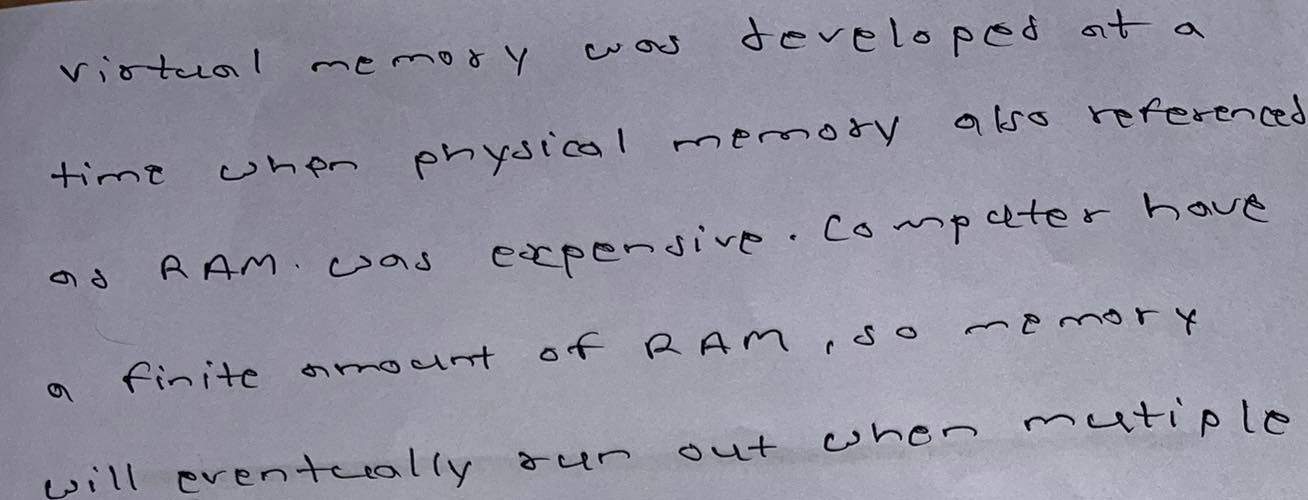
#> input picture writerprediction/training/Prayush Bhattarai.jpg, 1308 x 500 px
$ python -i ImageProcessing.py   (imports and definitions only)
#> lines starting #> are read from the running program, lines starting #| are printed output that depends on the picture; after the words box and inside, x2 and y2 are one past the last pixel; in counts of white or black regions, pixels touching at a corner belong together
import cv2
import numpy as np
import math
import os
from rulinglineremoval import lines_removal
# [206 lines left out: functions remove_blankspace, preprocess_image, resizeandnormalize, line_extraction, line_extraction2, generate_patches and 1 more, not called in this run]

def base_line_detection(image):

    dilate=cv2.dilate(image,kernel=np.ones((10,5),np.uint8),iterations=2)
    coords=cv2.findNonZero(image)
    x, y, w, h = cv2.boundingRect(coords)

    binimg=(dilate.copy().astype(np.float32))/255
    histogram = np.sum(binimg, axis=1)
    kernel_size = 30
    kernel = np.ones(kernel_size) / kernel_size

    # Convolve the signal with the kernel
    histogram = np.convolve(histogram, kernel, mode='same')
    for i in range(max(np.argmax(histogram),y+h//3),len(histogram)):
        if histogram[i]<10: return i
        if histogram[i]<0.4*np.max(histogram) and len(np.where(histogram[i:]>45*np.max(histogram))[0])==0:
            return i


    return y+h

def base_line_correction(gray):
    _,thresh=cv2.threshold(gray,180,255,cv2.THRESH_BINARY_INV)
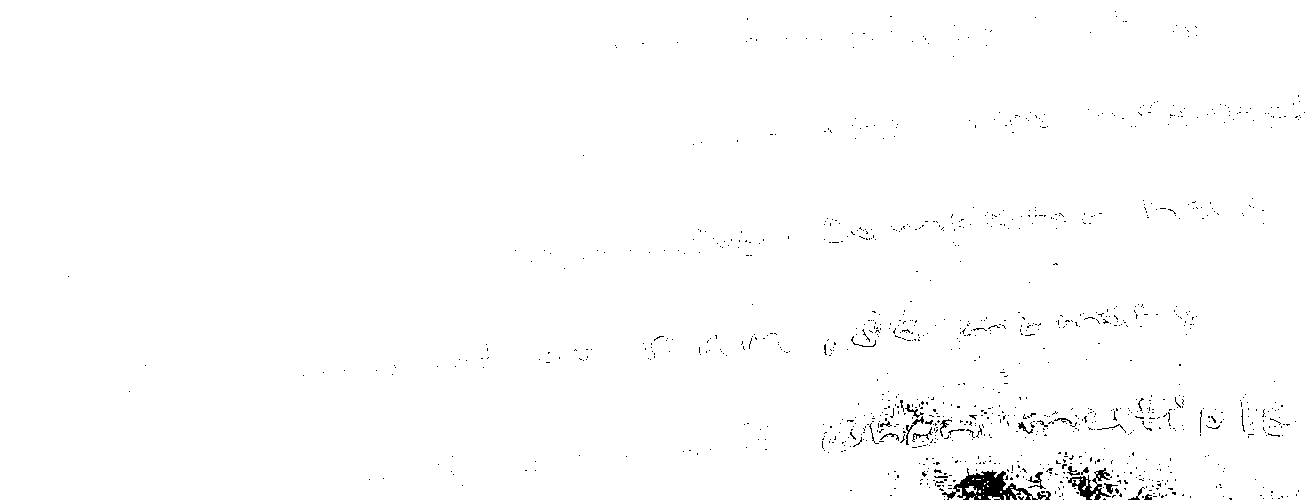
#> thresh: shape (500, 1308); 99.1% white; 1056 black regions (1028 under 20 px), largest, box (x1, y1, x2, y2) and area: (942, 468, 1051, 500) 1362, (1068, 468, 1111, 500) 499, (1028, 472, 1046, 489) 102
    kernel = cv2.getStructuringElement(cv2.MORPH_RECT, (10, 8))
    dilate = cv2.dilate(thresh, kernel, iterations=5)
#> dilate: shape (500, 1308); every value is 255
    imgs=[]
    r=[]
    ind=[]
    threshold=np.transpose(thresh)
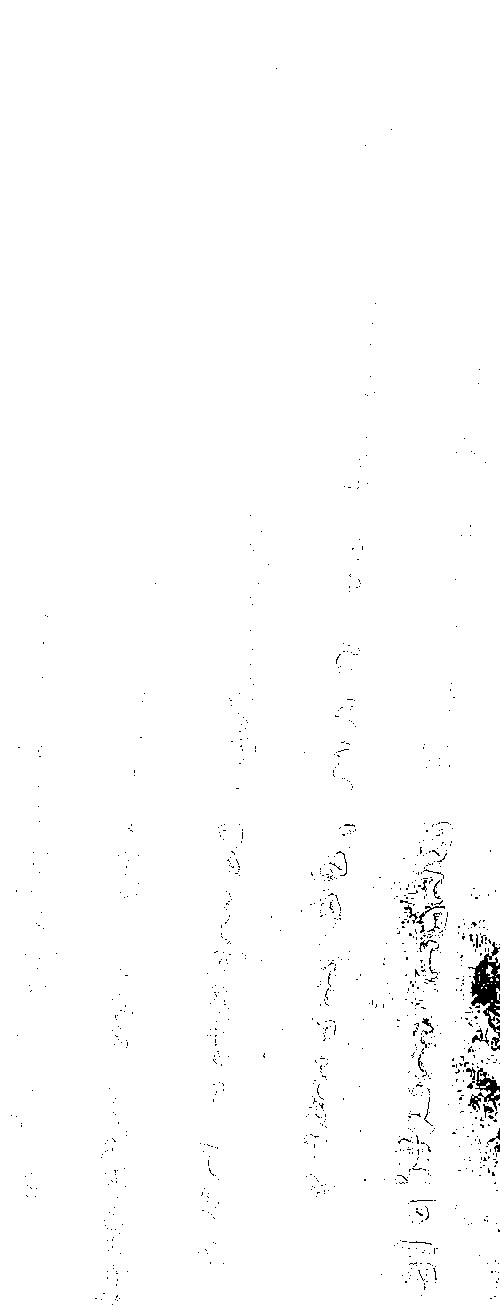
#> threshold: shape (1308, 500); 99.1% white; 1056 black regions (1028 under 20 px), largest, box (x1, y1, x2, y2) and area: (468, 942, 500, 1051) 1362, (468, 1068, 500, 1111) 499, (472, 1028, 489, 1046) 102
    for i,row in enumerate(np.transpose(dilate)):
        if np.all(row == 0):
            if len(r)==0:
                pass
            else:
                imgs.append(np.transpose(np.array(r)))
                r=[]
        else:
            if len(r)==0:
                    ind.append(i)
            r.append(threshold[i])
#> after the loop, imgs = []; ind = [0]
    if len(r)!=0:
        imgs.append(np.transpose(np.array(r)))
    blank_image=np.zeros_like(gray)
#> blank_image: shape (500, 1308); every value is 0
    h,w=gray.shape
#> h = 500; w = 1308
    offset=500
    blank_image=cv2.copyMakeBorder(blank_image, offset, offset, 0, 0, cv2.BORDER_CONSTANT, value=0)
#> blank_image: shape (1500, 1308); every value is 0
    base=base_line_detection(imgs[0])
#> in base_line_detection, `coords=cv2.findNonZero(image)`: coords = contour of 648383 points, box (x1, y1, x2, y2) (0, 0, 1308, 500), area 0
#> in base_line_detection, `x, y, w, h = cv2.boundingRect(coords)`: x = 0; w = 1308; h = 500
#> in base_line_detection, `binimg=(dilate.copy().astype(np.float32))/255`: binimg: shape (500, 1308) float32; every value is 1
#> in base_line_detection, `histogram = np.sum(binimg, axis=1)`: histogram = 500 values from 1308 to 1308
#> in base_line_detection, `kernel = np.ones(kernel_size) / kernel_size`: kernel = 30 values from 0.0333 to 0.0333
#> in base_line_detection, `histogram = np.convolve(histogram, kernel, mode='same')`: histogram = 500 values, max 1308 at index 15, min 654 at index 0, mean 1288.4
#> base = 500
    h,w=imgs[0].shape
    blank_image[offset:offset+h,ind[0]:ind[0]+w]=imgs[0]
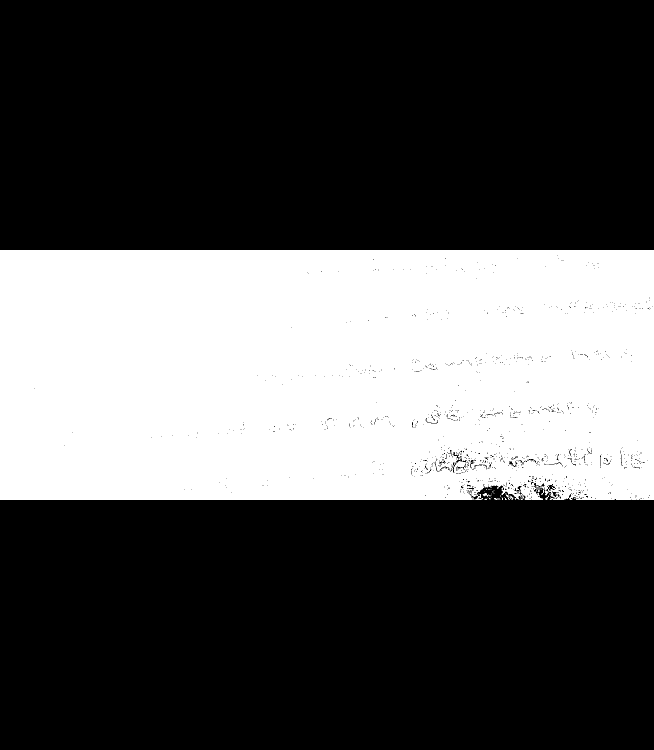
#> blank_image: shape (1500, 1308) (shown at 1/2 size); 33% white; 29 white regions (23 under 20 px), largest, box (x1, y1, x2, y2) and area: (0, 500, 1308, 1000) 648092, (1011, 989, 1027, 1000) 69, (965, 986, 977, 994) 50, (988, 996, 1001, 1000) 30, (1090, 991, 1098, 1000) 28, (1082, 980, 1088, 990) 22
    for i,img in enumerate(imgs[1:]):
        bline=base_line_detection(img)
        diff=offset+(base-bline)
        h,w=img.shape

        blank_image[diff:diff+h,ind[i+1]:ind[i+1]+w]=img
#> this loop made 0 passes
    coords=cv2.findNonZero(blank_image)
#> coords = contour of 648383 points, box (x1, y1, x2, y2) (0, 500, 1308, 1000), area 0
    x, y, w, h = cv2.boundingRect(coords)
#> x = 0; y = 500
    blank_image=blank_image[y:y+h,x:x+w]
    blank_image=(blank_image==0).astype(np.uint8)*255

    return blank_image

>>> import cv2
>>> picture = cv2.imread('training/Prayush Bhattarai.jpg', cv2.IMREAD_GRAYSCALE)
>>> result = base_line_correction(picture)
